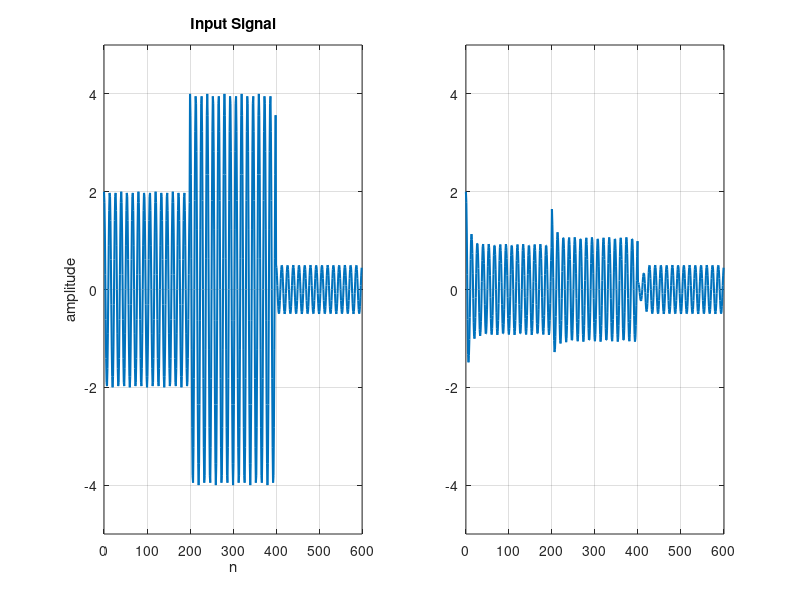
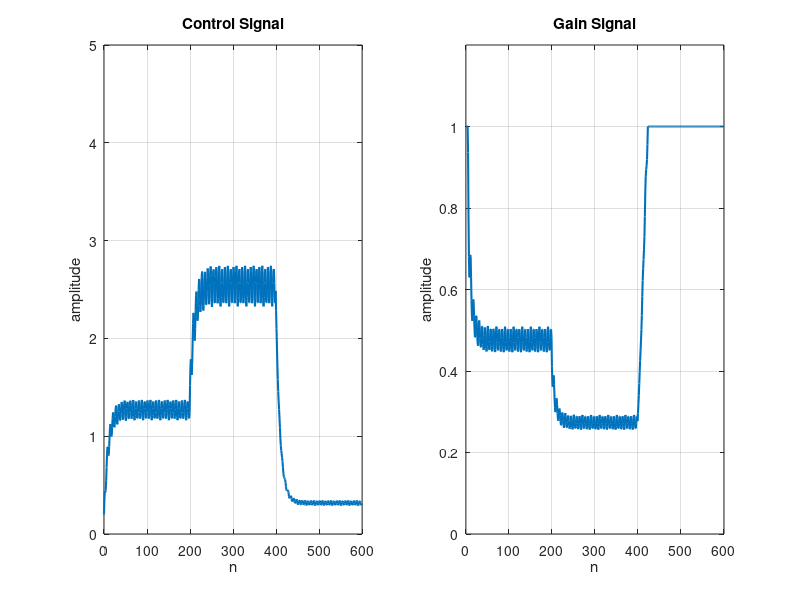
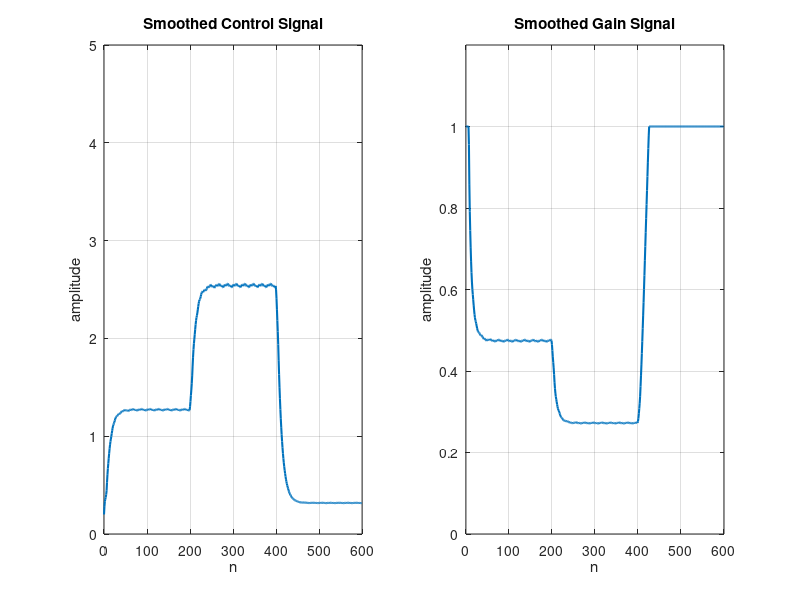
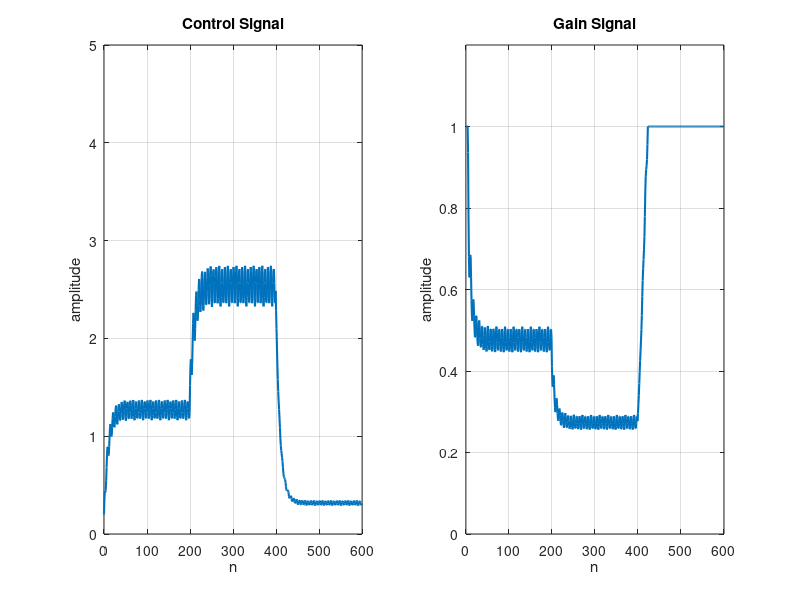

These figures' MATLAB source, in order:
%% *Homework3_3*
%% Clear workspace
close all;
clear;
clc;
%% Homework1

fs = 100;
t = 0:1 / fs:1;
f = 10;
A = [2 4 0.5];

for i = 1:1:3
    x = A(i) .* cos(2 * pi * f * t);
    x_mean = (2 / pi) .* A(i);
    ms_x = 0.5 * A(i) ^ 2;
    disp(x_mean);
    disp(mean(abs(x)));
    disp(ms_x);
    disp(mean(x .^ 2));
end

%% Homework2

w0 = pi * 0.15;
n = [0:199; 200:399; 400:599];
A = [2 4 0.5];
x = cos(w0 * n) .* A';
x = x';
x = x(1:end);
n = n';
n = n(1:end);
lambda = 0.9;
c0 = 0.5;
rho = 0.2;
b = 1 - lambda;
a = [1 -lambda];
cn = filter(b, a, abs(x));
gn = ones(1, length(cn));
gn(cn >= c0) = (cn(cn >= c0) / c0) .^ (rho - 1);
yn = gn .* x;
figure('Name', 'Input Signal vs Compressed Signal');
subplot(1, 2, 1)
plot(n, x, 'LineWidth', 1.5);
xlim([0 600]);
ylim([-5 5]);
grid on;
title('Input Signal');
xlabel('n');
ylabel('amplitude');
subplot(1, 2, 2)
plot(n, yn, 'LineWidth', 1.5);
xlim([0 600]);
ylim([-5 5]);
grid on;

figure('Name', 'Contol Signal vs Gain Signal');
subplot(1, 2, 1);
plot(n, cn, 'LineWidth', 1.5);
title('Control Signal');
xlabel('n');
ylabel('amplitude');
xlim([0 600]);
ylim([0 5]);
grid on;
subplot(1, 2, 2);
plot(n, gn, 'LineWidth', 1.5);
title('Gain Signal');
xlabel('n');
ylabel('amplitude');
xlim([0 600]);
ylim([0 1.2]);
grid on;

%%
L = 7;
cn_smoothed = movmean(cn, [L - 1 0]);
gn_smoothed = ones(1, length(cn_smoothed));
gn_smoothed(cn_smoothed >= c0) = (cn_smoothed(cn_smoothed >= c0) / c0) .^ (rho - 1);
yn_smoothed = gn_smoothed .* x;

figure('Name', 'Smoothed Contol Signal vs Smoothed Gain Signal');
subplot(1, 2, 1);
plot(n, cn_smoothed, 'LineWidth', 1.5);
title('Smoothed Control Signal');
xlabel('n');
ylabel('amplitude');
xlim([0 600]);
ylim([0 5]);
grid on;
subplot(1, 2, 2);
plot(n, gn_smoothed, 'LineWidth', 1.5);
title('Smoothed Gain Signal');
xlabel('n');
ylabel('amplitude');
xlim([0 600]);
ylim([0 1.2]);
grid on;
% fig 3.7
figure('Name', 'Contol Signal vs Gain Signal (3.7)');
subplot(1, 2, 1);
plot(n, cn, 'LineWidth', 1.5);
title('Control Signal');
xlabel('n');
ylabel('amplitude');
xlim([0 600]);
ylim([0 5]);
grid on;
subplot(1, 2, 2);
plot(n, gn, 'LineWidth', 1.5);
title('Gain Signal');
xlabel('n');
ylabel('amplitude');
xlim([0 600]);
ylim([0 1.2]);
grid on;

L = 7;
cn_smoothed = movmean(cn, [L - 1 0]);
gn_smoothed = ones(1, length(cn_smoothed));
gn_smoothed(cn_smoothed >= c0) = (cn_smoothed(cn_smoothed >= c0) / c0) .^ (rho - 1);
yn_smoothed = gn_smoothed .* x;

% fig 3.8
figure('Name', 'Smoothed Output Signal vs Smoothed Gain Signal (3.8)');
subplot(1, 2, 1);
plot(n, yn_smoothed, 'LineWidth', 1.5);
title('Smoothed Output Signal');
xlabel('n');
ylabel('amplitude');
xlim([0 600]);
ylim([-5 5]);
grid on;
subplot(1, 2, 2);
plot(n, gn_smoothed, 'LineWidth', 1.5);
title('Smoothed Gain Signal');
xlabel('n');
ylabel('amplitude');
xlim([0 600]);
ylim([-2 2]);
grid on;

% fig.3.9
lambda = 0.1;
c0 = 1.5;
rho = 0.1;
b = 1 - lambda;
a = [1, -lambda];
cn = filter(b, a, abs(x));

L = 7;
cn_smoothed = movmean(cn, L);
gn_smoothed = ones(1, length(cn_smoothed));
gn_smoothed(cn_smoothed >= c0) = (cn_smoothed(cn_smoothed >= c0) / c0) .^ (rho - 1);
yn_smoothed = gn_smoothed .* x;

figure('Name', 'Smoothed Output Signal vs Smoothed Gain Signal (3.9)');
subplot(1, 2, 1);
plot(n, yn_smoothed, 'LineWidth', 1.5);
title('Smoothed Output Signal');
xlabel('n');
ylabel('amplitude');
xlim([0 600]);
ylim([-5 5]);
grid on;
subplot(1, 2, 2);
plot(n, gn_smoothed, 'LineWidth', 1.5);
title('Smoothed Gain Signal');
xlabel('n');
ylabel('amplitude');
xlim([0 600]);
ylim([-2 2]);
grid on;

% fig 3.10
lambda = 0.9;
c0 = 0.5;
rho = 2;
b = 1 - lambda;
a = [1, -lambda];
cn = filter(b, a, abs(x));

L = 7;
cn_smoothed = movmean(cn, L);
gn_smoothed = ones(1, length(cn_smoothed));
gn_smoothed(cn_smoothed <= c0) = (cn_smoothed(cn_smoothed <= c0) / c0) .^ (rho - 1);
yn_smoothed = gn_smoothed .* x;

figure('Name', 'Smoothed Output Signal vs Smoothed Gain Signal (3.10)');
subplot(1, 2, 1);
plot(n, yn_smoothed, 'LineWidth', 1.5);
title('Smoothed Output Signal');
xlabel('n');
ylabel('amplitude');
xlim([0 600]);
ylim([-5 5]);
grid on;
subplot(1, 2, 2);
plot(n, gn_smoothed, 'LineWidth', 1.5);
title('Smoothed Gain Signal');
xlabel('n');
ylabel('amplitude');
xlim([0 600]);
ylim([-2 2]);
grid on;

% fig 3.11
lambda = 0.1;
c0 = 0.5;
rho = 10;
b = 1 - lambda;
a = [1, -lambda];
cn = filter(b, a, abs(x));

L = 7;
cn_smoothed = movmean(cn, L);
gn_smoothed = ones(1, length(cn_smoothed));
gn_smoothed(cn_smoothed <= c0) = (cn_smoothed(cn_smoothed <= c0) / c0) .^ (rho - 1);
yn_smoothed = gn_smoothed .* x;

figure('Name', 'Smoothed Output Signal vs Smoothed Gain Signal (3.10)');
subplot(1, 2, 1);
plot(n, yn_smoothed, 'LineWidth', 1.5);
title('Smoothed Output Signal');
xlabel('n');
ylabel('amplitude');
xlim([0 600]);
ylim([-5 5]);
grid on;
subplot(1, 2, 2);
plot(n, gn_smoothed, 'LineWidth', 1.5);
title('Smoothed Gain Signal');
xlabel('n');
ylabel('amplitude');
xlim([0 600]);
ylim([-2 2]);
grid on;

%% 3.3.c
% Control Signal
lambda = 0.9;
c0 = 0.5;
rho = 0.25;
b = 1 - lambda;
a = [1, -lambda];
cn = filter(b, a, abs(x));

% Gain Signal
gn = ones(1, length(cn));
gn(cn >= c0) = (cn(cn >= c0) / c0) .^ (rho - 1);
yn = gn .* x;

% Plot Signals
% fig 3.6
figure("Name", 'Input Signal vs Compressed Signal (3.6)');
subplot(1, 2, 1);
plot(n, x, 'LineWidth', 1.5);
title('Input Signal');
xlabel('n');
ylabel('amplitude');
xlim([0 600]);
ylim([-5 5]);
grid on;
subplot(1, 2, 2);
plot(n, yn, 'LineWidth', 1.5);
title('Compressed Signal');
xlabel('n');
ylabel('amplitude');
xlim([0 600]);
ylim([-5 5]);
grid on;

